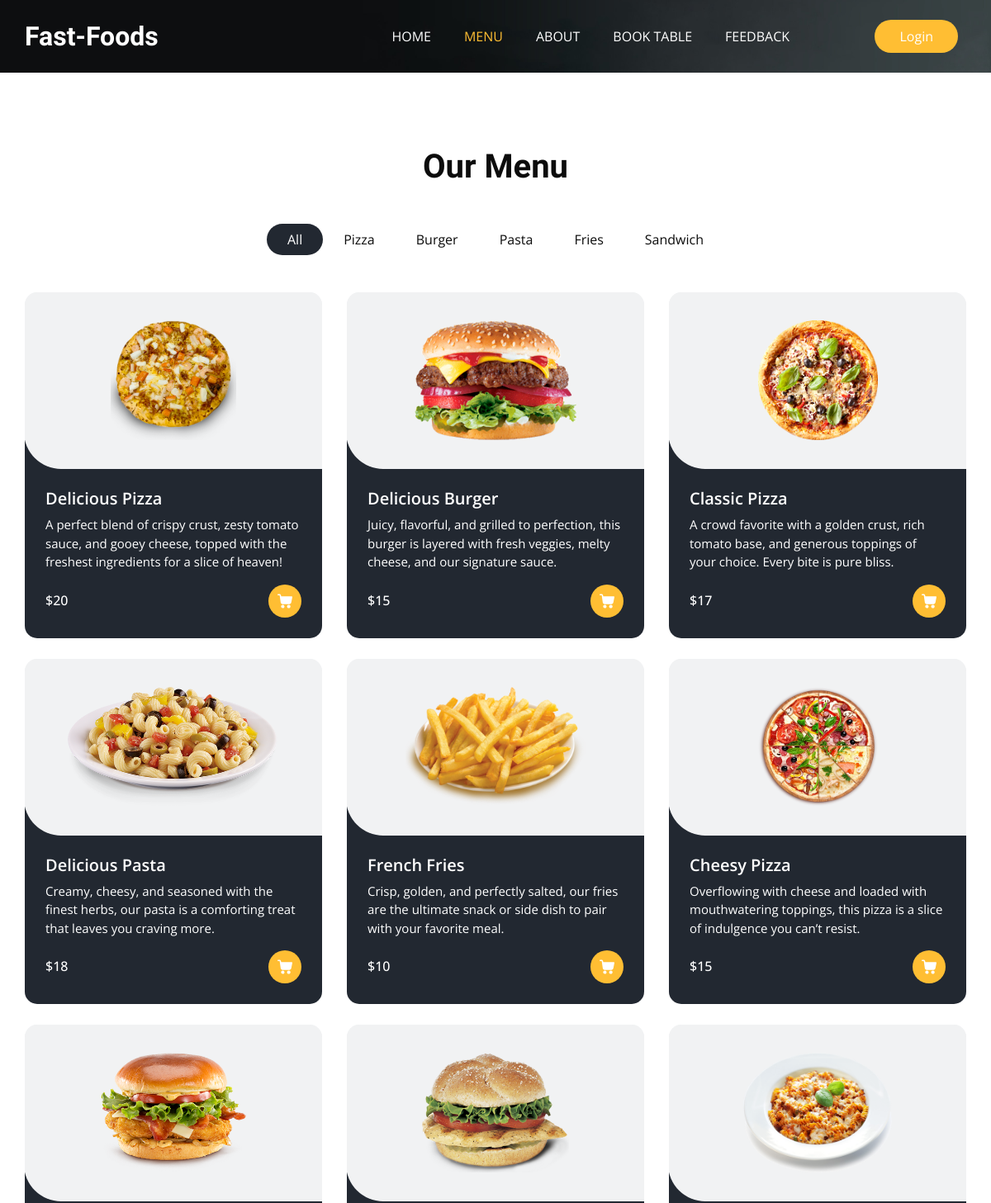
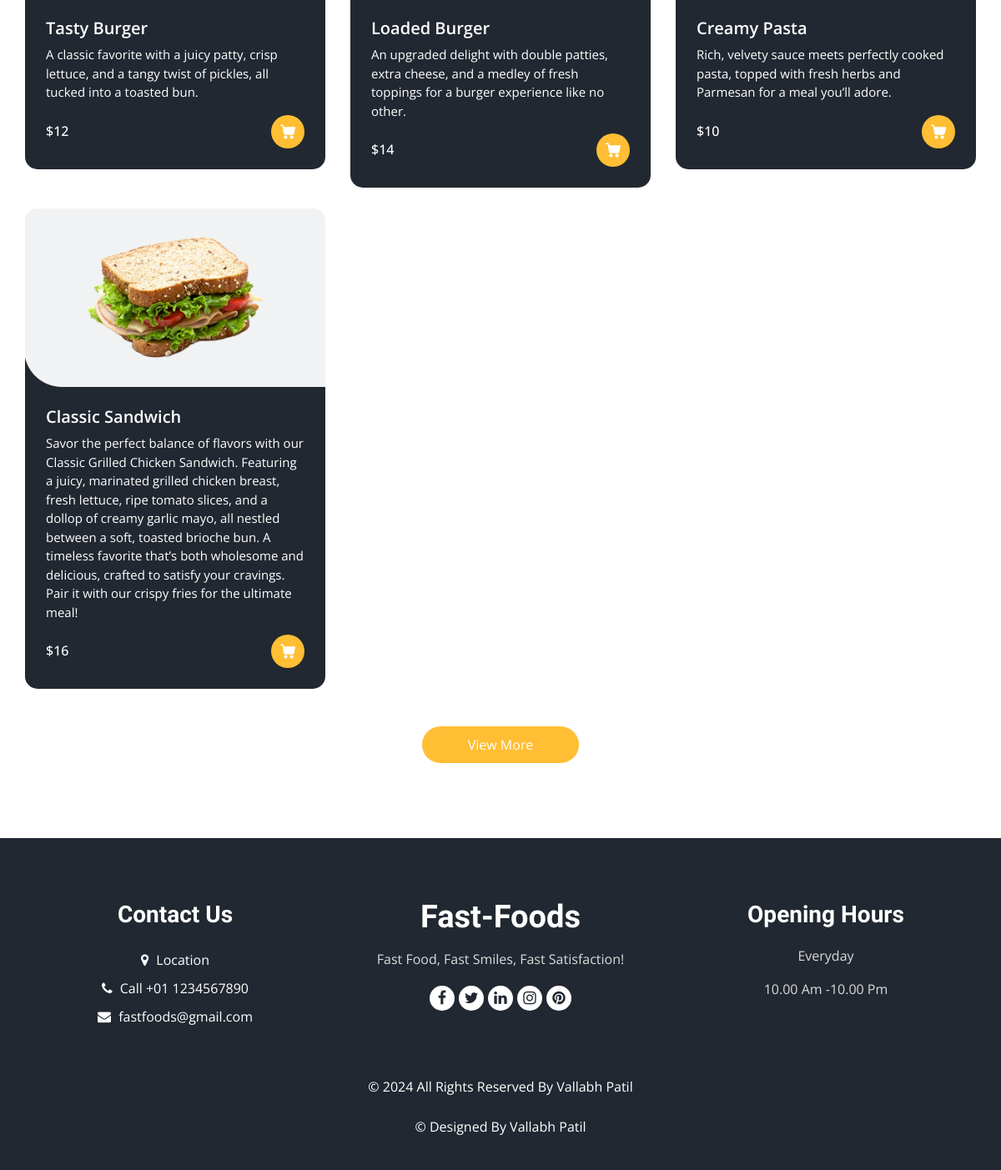
The page /menu on the database its author committed (2 pictures, top to bottom).
### Base_App/models.py (models this page shows, shortened)
class ItemList(models.Model):
    Category_name = models.CharField(max_length= 50)
    def __str__(self):
        return self.Category_name

class Items(models.Model):
    Item_name = models.CharField(max_length=50)
    Description = models.TextField(blank=False)
    Price = models.IntegerField()
    Category = models.ForeignKey(ItemList, related_name='Category_Name', on_delete=models.CASCADE)
    Image = models.ImageField(upload_to='Items/')

### Base_App/views.py (the view)
# urls.py: path("menu", MenuView, name = "menu" ),
def MenuView(request):
    items = Items.objects.all()
    list = ItemList.objects.all()
    return render(request, 'menu.html', {'items': items , 'list': list})

### Template/menu.html (shortened to what this page needs)
{% extends "base.html" %}
{% load static %}
{% block class %}
class = "sub_page"
{% endblock %}
{% block active1 %}active{% endblock %}
{% block main %}
  <section class="food_section layout_padding">
    <div class="container">
      <div class="heading_container heading_center">
        <h2>
          Our Menu
        </h2>
      </div>
      <ul class="filters_menu">
        <li class="active" data-filter="*">All</li>
        {% for i in list %}
        <li data-filter=".{{i.Category_name}}">{{i.Category_name}}</li>
        {% endfor %}
      </ul>
      <div class="filters-content">
        <div class="row grid">
          {% for j in items  %}
          <div class="col-sm-6 col-lg-4 all {{j.Category}}">
            <div class="box">
              <div>
                <div class="img-box">
                  <img src="/media/{{j.Image}}" alt="">
                </div>
                <div class="detail-box">
                  <h5>
                    {{j.Item_name}}
                  </h5>
                  <p>
{{j.Description}}
<div class="options">
                    <h6>
                      ${{j.Price}}
                    </h6>
                    <a href="">
                    </a>
                  </div>
                </div>
              </div>
            </div>
          </div>
          {% endfor %}
        </div>
      </div>
      <div class="btn-box">
        <a href="">
          View More
        </a>
      </div>
    </div>
  </section>
{% endblock %}

### Template/base.html (shortened to what this page needs)
<!DOCTYPE html>
<html>
{% load static %}
<head>
  <link rel="stylesheet" type="text/css" href= "{% static 'css/bootstrap.css' %}" />
  <link rel="stylesheet" type="text/css" href="https://cdnjs.cloudflare.com/ajax/libs/OwlCarousel2/2.3.4/assets/owl.carousel.min.css" />
  <link rel="stylesheet" href="https://cdnjs.cloudflare.com/ajax/libs/jquery-nice-select/1.1.0/css/nice-select.min.css" />
  <link href="{% static 'css/font-awesome.min.css' %}" rel="stylesheet" />
  <link href="{% static 'css/style.css' %}" rel="stylesheet" />
  <link href="{% static 'css/responsive.css' %}"  rel="stylesheet" />
</head>
<body {% block class %}{% endblock %}>
  <div class="hero_area">
    <div class="bg-box">
      <img src="{% static 'images/hero-bg.jpg' %}" alt="">
    </div>
    <header class="header_section">
      <div class="container">
        <nav class="navbar navbar-expand-lg custom_nav-container  ">
          <a class="navbar-brand" href="{% url 'home'%}">
            <span>
              Fast-Foods
            </span>
          </a>
          <div class="collapse navbar-collapse" id="navbarSupportedContent">
            <ul class="navbar-nav  mx-auto ">
              <li class="nav-item {% block active %}{% endblock %}">
                <a class="nav-link" href="{% url 'home'%}">Home <span class="sr-only">(current)</span></a>
              </li>
              <li class="nav-item {% block active1 %}{% endblock %}">
                <a class="nav-link" href="{% url 'menu'%}">Menu</a>
              </li>
              <li class="nav-item {% block active2 %}{% endblock %}">
                <a class="nav-link" href="{% url 'about'%}">About</a>
              </li>
              <li class="nav-item {% block active3 %}{% endblock %}">
                <a class="nav-link" href="{% url 'book_table'%}">Book Table</a>
              </li>
              <li class="nav-item {% block active4 %}{% endblock %}">
                <a class="nav-link" href="{% url 'feedback'%}">Feedback</a>
              </li>
            </ul>
            <div class="user_option">
              <a href="/admin" class="order_online">
                Login
              </a>
            </div>
          </div>
        </nav>
      </div>
    </header>
  </div>
{% block main %}{% endblock %}
  <footer class="footer_section">
    <div class="container">
      <div class="row">
        <div class="col-md-4 footer-col">
          <div class="footer_contact">
            <h4>
              Contact Us
            </h4>
            <div class="contact_link_box">
              <a href="">
                <i class="fa fa-map-marker" aria-hidden="true"></i>
                <span>
                  Location
                </span>
              </a>
              <a href="">
                <i class="fa fa-phone" aria-hidden="true"></i>
                <span>
                  Call +01 1234567890
                </span>
              </a>
              <a href="">
                <i class="fa fa-envelope" aria-hidden="true"></i>
                <span>
                  fastfoods@gmail.com
                </span>
              </a>
            </div>
          </div>
        </div>
        <div class="col-md-4 footer-col">
          <div class="footer_detail">
            <a href="" class="footer-logo">
              Fast-Foods
            </a>
            <p>
              Fast Food, Fast Smiles, Fast Satisfaction!            </p>
            <div class="footer_social">
              <a href="">
                <i class="fa fa-facebook" aria-hidden="true"></i>
              </a>
              <a href="">
                <i class="fa fa-twitter" aria-hidden="true"></i>
              </a>
              <a href="">
                <i class="fa fa-linkedin" aria-hidden="true"></i>
              </a>
              <a href="">
                <i class="fa fa-instagram" aria-hidden="true"></i>
              </a>
              <a href="">
                <i class="fa fa-pinterest" aria-hidden="true"></i>
              </a>
            </div>
          </div>
        </div>
        <div class="col-md-4 footer-col">
          <h4>
            Opening Hours
          </h4>
          <p>
            Everyday
          </p>
          <p>
            10.00 Am -10.00 Pm
          </p>
        </div>
      </div>
      <div class="footer-info">
        <p>
          &copy; <span id="displayYear"></span> All Rights Reserved By
          <a href="https://html.design/">Vallabh Patil</a><br><br>
          &copy;  Designed By
          <a href="https://themewagon.com/" target="_blank">Vallabh Patil</a>
        </p>
      </div>
    </div>
  </footer>
</body>
</html>

### Static/css/responsive.css (style rules this page uses)
@media (min-width: 1200px) { .container { max-width: 1170px; } }

### rows shown on the page
ItemList: Category_name "Pizza"
ItemList: Category_name "Burger"
ItemList: Category_name "Pasta"
ItemList: Category_name "Fries"
ItemList: Category_name "Sandwich"
Items: Image (picture), Item_name "Delicious Pizza", Description "A perfect blend of crispy crust, zesty tomato sauce, and gooey cheese, topped with the freshest ingredients for a slice of heaven!", Price "20"
Items: Image (picture), Item_name "Delicious Burger", Description "Juicy, flavorful, and grilled to perfection, this burger is layered with fresh veggies, melty cheese, and our signature sauce.", Price "15"
Items: Image (picture), Item_name "Classic Pizza", Description "A crowd favorite with a golden crust, rich tomato base, and generous toppings of your choice. Every bite is pure bliss.", Price "17"
Items: Image (picture), Item_name "Delicious Pasta", Description "Creamy, cheesy, and seasoned with the finest herbs, our pasta is a comforting treat that leaves you craving more.", Price "18"
Items: Image (picture), Item_name "French Fries", Description "Crisp, golden, and perfectly salted, our fries are the ultimate snack or side dish to pair with your favorite meal.", Price "10"
Items: Image (picture), Item_name "Cheesy Pizza", Description "Overflowing with cheese and loaded with mouthwatering toppings, this pizza is a slice of indulgence you can’t resist.", Price "15"
Items: Image (picture), Item_name "Tasty Burger", Description "A classic favorite with a juicy patty, crisp lettuce, and a tangy twist of pickles, all tucked into a toasted bun.", Price "12"
Items: Image (picture), Item_name "Loaded Burger", Description "An upgraded delight with double patties, extra cheese, and a medley of fresh toppings for a burger experience like no other.", Price "14"
Items: Image (picture), Item_name "Creamy Pasta", Description "Rich, velvety sauce meets perfectly cooked pasta, topped with fresh herbs and Parmesan for a meal you’ll adore.", Price "10"
Items: Image (picture), Item_name "Classic Sandwich", Description "Savor the perfect balance of flavors with our Classic Grilled Chicken Sandwich. Featuring a juicy, marinated grilled chicken breast, fresh lettuce, ripe tomato slices, and a dollop of creamy garlic mayo, all nestled between a soft, toasted brioche bun. A timeless favorite that’s both wholesome and delicious, crafted to satisfy your cravings. Pair it with our crispy fries for the ultimate meal!", Price "16"
